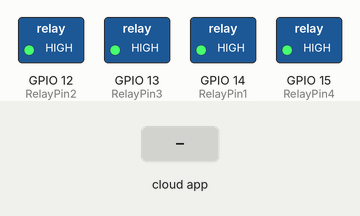
Bench run of a sketch on a simulated ESP8266 (NodeMCU). On the bench: switched loads named in the sketch (green lamp = pin HIGH). Inputs (shaded band) come from the test bench. WiFi joins after 1.5 s; servers stay silent unless stated; what the sketch prints to the serial monitor is not drawn.

Above: at 2.7 s.
2.8 s: the phone or cloud app sets 61673338db51ad4f98fb8b44 to 1
At 3.3 s:
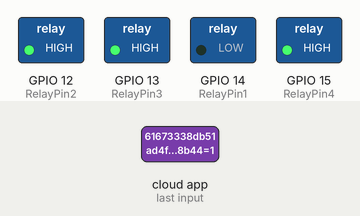
4.3 s: the phone or cloud app sets 616733aabf77364fa09efca3 to 1
At 5.5 s:
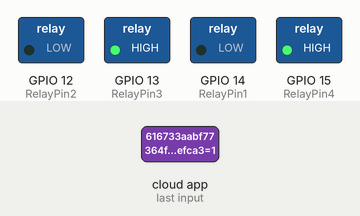
5.8 s: the phone or cloud app sets 6167346abf77364fa09efcb4 to 1
At 6.8 s:
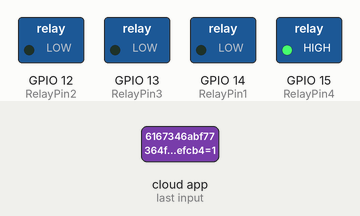
7.3 s: the phone or cloud app sets SWITCH_ID_NO_4_HERE to 1
At 8.0 s:
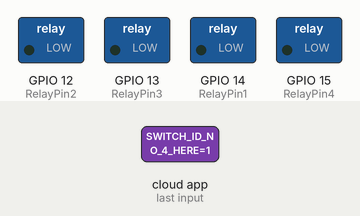
8.8 s: the phone or cloud app sets 61673338db51ad4f98fb8b44 to 0
At 9.1 s:
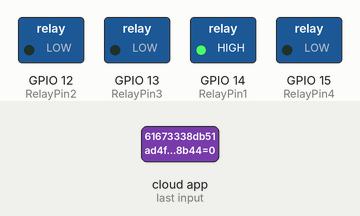
10.3 s: the phone or cloud app sets 616733aabf77364fa09efca3 to 0
At 11.5 s:
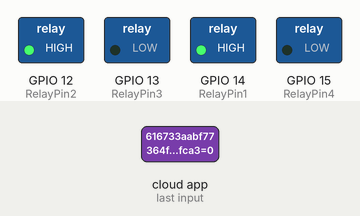
Timing chart, 0 to 12.8 s (numbered marks = the images above; inputs shaded):
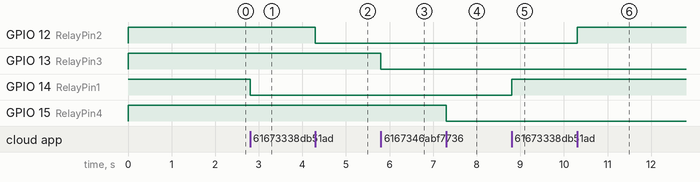

Measured:
- after the input at 2.8 s, GPIO 14 (RelayPin1): HIGH → LOW at once
- after the input at 4.3 s, GPIO 12 (RelayPin2): HIGH → LOW at once
- after the input at 5.8 s, GPIO 13 (RelayPin3): HIGH → LOW at once
- after the input at 7.3 s, GPIO 15 (RelayPin4): HIGH → LOW at once
- after the input at 8.8 s, GPIO 14 (RelayPin1): LOW → HIGH at once
- after the input at 10.3 s, GPIO 12 (RelayPin2): LOW → HIGH at once

The sketch:

home_auto_my_code_no_switch.ino
```cpp
#define ENABLE_DEBUG

#ifdef ENABLE_DEBUG
       #define DEBUG_ESP_PORT Serial
       #define NODEBUG_WEBSOCKETS
       #define NDEBUG
#endif

#include <Arduino.h>
#include <ESP8266WiFi.h>
#include "SinricPro.h"
#include "SinricProSwitch.h"

#include <map>

#define WIFI_SSID         "realme 3 Pro"
#define WIFI_PASS         "12345678"
#define APP_KEY           "e8480bbe-12eb-466c-8b36-442fa35ef9a7"      // Should look like "de0bxxxx-1x3x-4x3x-ax2x-5dabxxxxxxxx"
#define APP_SECRET        "7d1445dd-19c9-4e1f-9d46-bebca078f417-287d04d3-795c-4421-8622-0b9f10d0f189"   // Should look like "5f36xxxx-x3x7-4x3x-xexe-e86724a9xxxx-4c4axxxx-3x3x-x5xe-x9x3-333d65xxxxxx"

//Enter the device IDs here
#define device_ID_1   "61673338db51ad4f98fb8b44"
#define device_ID_2   "616733aabf77364fa09efca3"
#define device_ID_3   "6167346abf77364fa09efcb4"
#define device_ID_4   "SWITCH_ID_NO_4_HERE"

// define the GPIO connected with Relays and switches
#define RelayPin1 14 //D5
#define RelayPin2 12 //D6
#define RelayPin3 13 //D7
#define RelayPin4 15 //D8

#define BAUD_RATE   9600

#define DEBOUNCE_TIME 250

typedef struct {      // struct for the std::map below
  int relayPIN;
} deviceConfig_t;

std::map<String, deviceConfig_t> devices = {
    //{deviceId, {relayPIN  }}
    {device_ID_1, {  RelayPin1 }},
    {device_ID_2, {  RelayPin2 }},
    {device_ID_3, {  RelayPin3 }},
    {device_ID_4, {  RelayPin4 }}
};

void setupRelays() {
  for (auto &device : devices) {           // for each device (relay, flipSwitch combination)
    int relayPIN = device.second.relayPIN; // get the relay pin
    pinMode(relayPIN, OUTPUT);             // set relay pin to OUTPUT
    digitalWrite(relayPIN, HIGH);
  }
}

bool onPowerState(String deviceId, bool &state)
{
  Serial.printf("%s: %s\r\n", deviceId.c_str(), state ? "on" : "off");
  int relayPIN = devices[deviceId].relayPIN; // get the relay pin for corresponding device
  digitalWrite(relayPIN, !state);             // set the new relay state
  return true;
}

void setupWiFi()
{
  Serial.printf("\r\n[Wifi]: Connecting");
  WiFi.begin(WIFI_SSID, WIFI_PASS);

  while (WiFi.status() != WL_CONNECTED)
  {
    Serial.printf(".");
    delay(250);
  }
  Serial.printf("connected!\r\n[WiFi]: IP-Address is %s\r\n", WiFi.localIP().toString().c_str());
}

void setupSinricPro()
{
  for (auto &device : devices)
  {
    const char *deviceId = device.first.c_str();
    SinricProSwitch &mySwitch = SinricPro[deviceId];
    mySwitch.onPowerState(onPowerState);
  }

  SinricPro.begin(APP_KEY, APP_SECRET);
  SinricPro.restoreDeviceStates(true);
}

void setup()
{
  Serial.begin(BAUD_RATE);


  setupRelays();
  setupWiFi();
  setupSinricPro();
}

void loop()
{
  SinricPro.handle();
}
```
